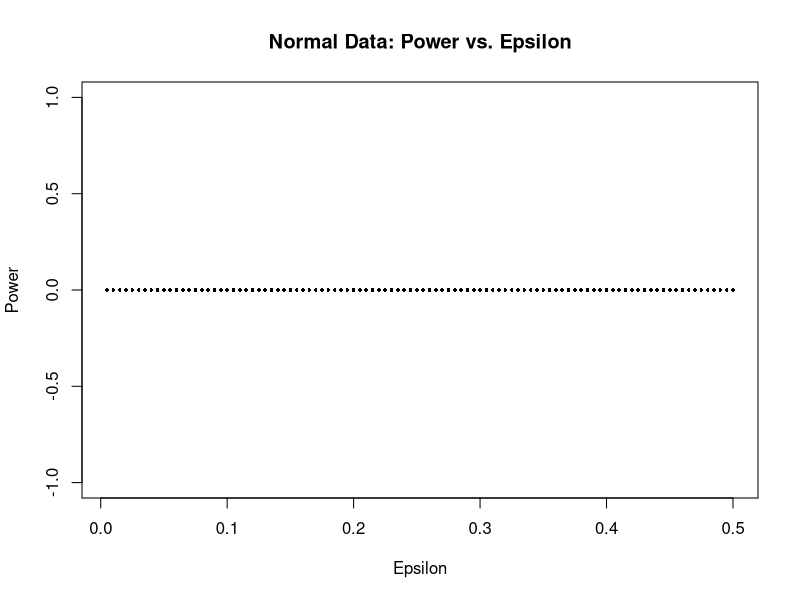

This figure's R source:

PowerB<- function(D, n, B, alpha, epsilon)
{ 
x <- rnorm(n) 
y <- rnorm(n, D) 
#The data

X <- matrix(rep(x,B), n, B)
Y <-  matrix(rep(y,B), n, B) 
 #Repeat the data B times and put it in a matrix


Xprime <- apply(X, 2, sample, n, replace = TRUE)
Yprime <- apply(Y, 2, sample, n, replace = TRUE)
#Resample from the columns of the matrix
se <- apply( Xprime - Yprime, 1, sd)/sqrt(n)

Bool <- apply(abs(Xprime - Yprime), 1, '<', epsilon )
#It doesn't matter if '<' is applied to rows or columns so long as it is applied to every element of the matrix.

p <- apply(Bool, 2, sum, na.rm = TRUE)	/B
powerB <- sum(p > 1 - alpha)/n
powerB
}


D <- 0
n <- 500
alpha <- .05
epsilon <- 1
B <- 1000
k <- 100
q <- 200
	
TB <- rep(NA, k)
E <- rep(NA,k)
for(i in 0:k)
{ 
	E[i] <- i/q
	TB[i] <- PowerB(D, n, B, alpha, i/q)
	
}	
	
plot(E, TB, cex = .5, pch = 16, main = "Normal Data: Power vs. Epsilon", xlab = "Epsilon", ylab = "Power")